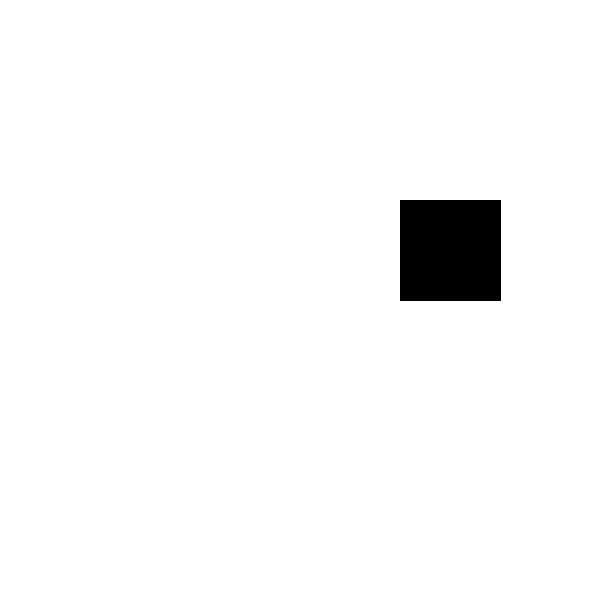
Frame 1 (no input)
Frame 60 (the mouse pressed at the canvas centre just before this capture): identical to frame 1, image omitted
Frame 120 (the mouse held since frame 60 and released just before this capture): identical to frame 1, image omitted

The Processing sketch that drew this single still picture (run headless with seeded random() and noise(); from frame 60 on, the mouse is pressed at the canvas centre):

// Processing sketch: button
// ── button.pde
void setup(){
  size(600,600);
  background(255);
}

void draw(){
  fill(0);
  rect(400,200,100,100);
  
  if(mouseX > 400 && mouseX<500  && mouseY>200 && mouseY<300 && mousePressed){
   background(255,0,0);
  }
  

  
  
}
